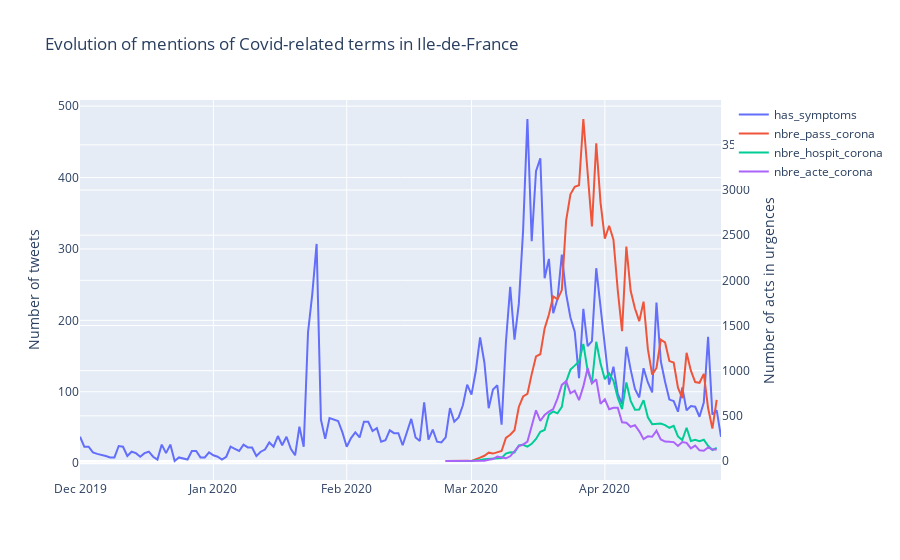

Notebook code cell kept with this figure:
### Code cell
def plot_symptoms_urgences() :
    traces=[]
    traces.append(go.Scatter(x = tweets_symptoms['day'],
                            y = tweets_symptoms['has_symptom'].values,
                            mode = 'lines',
                            name = 'has_symptoms',
                            yaxis="y1"))
    for type_urgence in ['nbre_pass_corona','nbre_hospit_corona','nbre_acte_corona']:
        traces.append(go.Scatter(x = urgences.date_de_passage, 
                                 y = urgences[type_urgence],
                                 mode = 'lines',
                                 name = type_urgence,
                                 yaxis="y2"))
    
    layout = go.Layout(title="Evolution of mentions of Covid-related terms in Ile-de-France",
                       yaxis=dict(title='Number of tweets'),
                       yaxis2=dict(title='Number of acts in urgences',
                                   overlaying='y',
                                   side='right'))
    
    fig = go.Figure(traces, layout)
    py.iplot(fig)
    
plot_symptoms_urgences()
